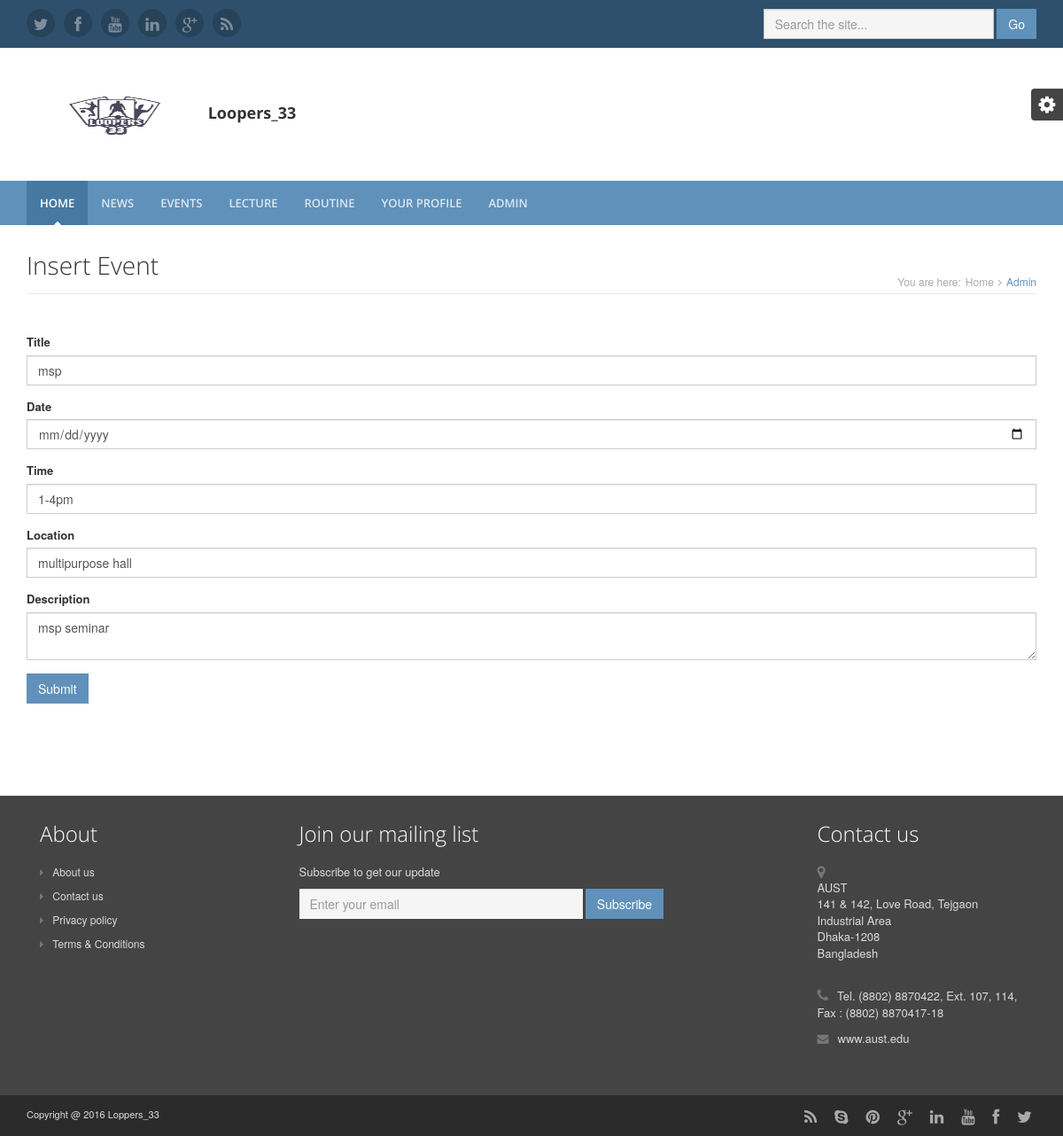
Screenshot of /event_edit.php?id=8 with the database file from the repository.
### tables this page shows
CREATE TABLE `event` (
  `e_id` int(11) NOT NULL,
  `month` varchar(11) NOT NULL,
  `date` int(11) NOT NULL,
  `title` varchar(50) NOT NULL,
  `time` varchar(50) NOT NULL,
  `loc` varchar(50) NOT NULL,
  `desc` varchar(1000) NOT NULL
);

### event_edit.php (the view, shortened to what this page needs)
<?php
	include 'header.php';
?>
	<div class="content container">
            <div class="page-wrapper">
                <header class="page-heading clearfix">
                    <h1 class="heading-title pull-left">Insert Event</small></h1>
                    <div class="breadcrumbs pull-right">
                        <ul class="breadcrumbs-list">
                            <li class="breadcrumbs-label">You are here:</li>
                            <li><a href="index.php">Home</a><i class="fa fa-angle-right"></i></li>
                            <li class="current">Admin</li>
                        </ul>
                    </div>
                </header>
                <div class="page-content">
                    <div class="row page-row">
	                    <div class="col-md-12">
                            <?php
                                $con = mysqli_connect("localhost","root","","sms");
                                $id = $_GET['id'];
                                $result = mysqli_query($con,"SELECT * FROM event WHERE e_id = '$id'");
                                while($row = mysqli_fetch_array($result)){
                            ?>
                            <form action="event_update.php" method="POST">
                            <div class="form-group name">
                                    <label for="name">Title</label>
                                    <input id="name" value="<?php echo $row['title']?>" type="text" class="form-control" placeholder=" Enter Time"name="title">
                                </div>
                                <div class="form-group name">
                                    <label for="name">Date</label>
                                    <input id="name" type="date" value="<?php echo $row['month'].'-'.$row['date'].'-2016';?>" class="form-control" placeholder="Enter Date"name="date">
                                </div>
                                <div class="form-group name">
                                    <label for="name">Time</label>
                                    <input id="name" type="text" value="<?php echo $row['time']?>" class="form-control" placeholder=" Enter Time"name="time">
                                </div>
                                <div class="form-group name">
                                    <label for="name">Location</label>
                                    <input id="name" type="text" value="<?php echo $row['loc']?>" class="form-control" placeholder="Enter Location"name="loc">
                                </div>
                                <div class="form-group name">
                                    <label for="name">Description</label>
                                    <textarea type="date"  class="form-control" placeholder="Enter Description"name="desc"><?php echo $row['desc']?></textarea>
                                </div>
                                <button type="submit" class="btn btn-theme">Submit</button>
                            </form>
                            <?php
                                }
                            ?>
                            <br>
                            <br>
                            <br>
                            <br>
                        </div>
                    </div>
                </div>
            </div>
        </div>
<?php
    include 'footer.php';
?>

### assets/css/styles.css (style rules this page uses)
html, body { height: 100%; }
body { font-size: 13px; -webkit-font-smoothing: antialiased; -moz-osx-font-smoothing: grayscale; }
h1, h2, h3, h4, h5, h6 { font-family: 'open sans', arial, sans-serif; font-weight: 300; }
a { color: #6091ba; -webkit-transition: all 0.4s ease-in-out; -moz-transition: all 0.4s ease-in-out; -ms-transition: all 0.4s ease-in-out; -o-transition: all 0.4s ease-in-out; }
.btn { -webkit-transition: all 0.4s ease-in-out; -moz-transition: all 0.4s ease-in-out; -ms-transition: all 0.4s ease-in-out; -o-transition: all 0.4s ease-in-out; -webkit-border-radius: 0; -moz-border-radius: 0; -ms-border-radius: 0; -o-border-radius: 0; border-radius: 0; -moz-background-clip: padding; -webkit-background-clip: padding-box; background-clip: padding-box; }
.btn-theme { background: #6091ba; border: 1px solid #6091ba; color: #fff; }
.form-control { -webkit-border-radius: 0; -moz-border-radius: 0; -ms-border-radius: 0; -o-border-radius: 0; border-radius: 0; -moz-background-clip: padding; -webkit-background-clip: padding-box; background-clip: padding-box; }
.page-wrapper .page-heading { margin-bottom: 30px; border-bottom: 1px solid #e8e8e8; }
.page-wrapper .page-heading h1.heading-title { margin-top: 0; display: inline-block; font-size: 28px; }
.page-wrapper .breadcrumbs { display: inline-block; }
.page-wrapper .breadcrumbs ul { padding-top: 25px; margin: 0; }
.page-wrapper .breadcrumbs ul li { color: #6091ba; font-size: 12px; float: left; list-style: none; display: inline-block; }
.page-wrapper .breadcrumbs ul li a { display: inline-block; padding: 0 5px; color: #aaaaaa; }
.page-wrapper .breadcrumbs ul li.breadcrumbs-label { padding-right: 0; color: #aaaaaa; }
.page-wrapper .breadcrumbs ul li.current { max-width: 250px; white-space: nowrap; overflow: hidden; text-overflow: ellipsis; }
.page-wrapper .breadcrumbs ul li .fa { margin-right: 5px; color: #aaaaaa; }
.page-wrapper ul li { margin-bottom: 5px; }
.page-wrapper ul li .fa { margin-right: 5px; color: #6091ba; }
.page-wrapper .page-content .page-row { margin-bottom: 30px; }
@media (min-width: 992px) { html, body { height: 100%; } }
@media (min-width: 992px) { body { font-size: 13px; } }

### rows the page displays
event: title "msp", time "1-4pm", loc "multipurpose hall", desc "msp seminar"
